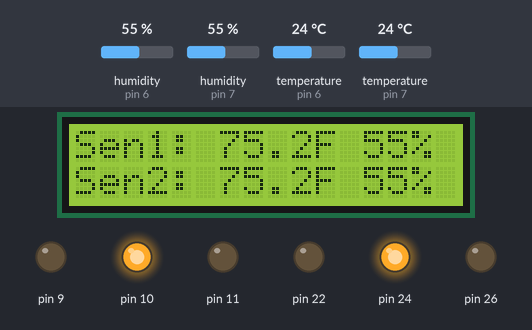
The sketch below on a simulated Arduino Mega 2560, built with avr-gcc and run on an emulated ATmega2560. Parts: 16×2 character LCD, output pins drawn as LEDs (lit = HIGH). Inputs (shaded band) come from the test bench; at power-on: humidity (sensors on pin 6, pin 7) 55 %, temperature (sensors on pin 6, pin 7) 24 °C. What the sketch prints to the serial monitor is not drawn.

Above: at 1.2 s.
1.3 s: humidity (sensor on pin 6) set to 41 %
At 3.7 s:
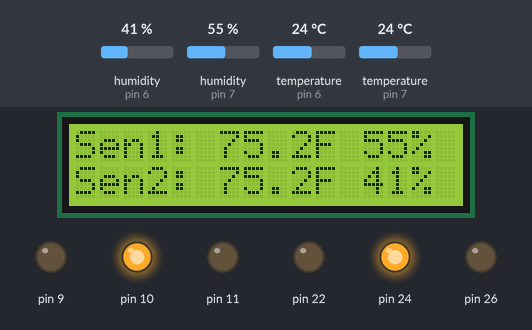
4.0 s: humidity (sensor on pin 6) set to 38 %
At 5.8 s:
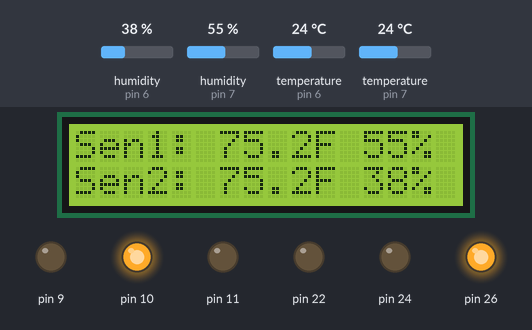
6.3 s: humidity (sensor on pin 7) set to 41 %
At 7.6 s:
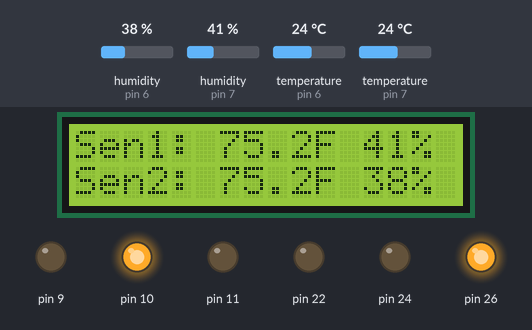
8.5 s: humidity (sensor on pin 7) set to 38 %
At 10.5 s:
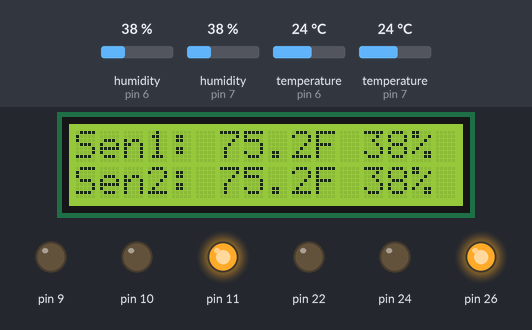
10.8 s: temperature (sensor on pin 6) set to 31 °C
At 12.7 s:
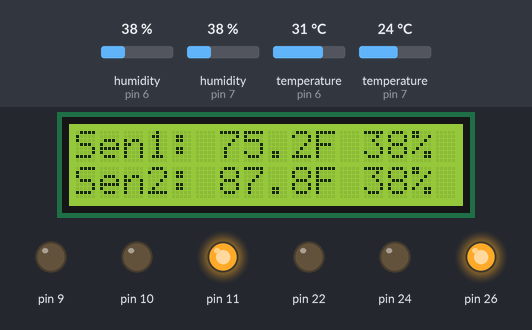
13.2 s: temperature (sensor on pin 6) set to 34 °C
At 14.7 s:
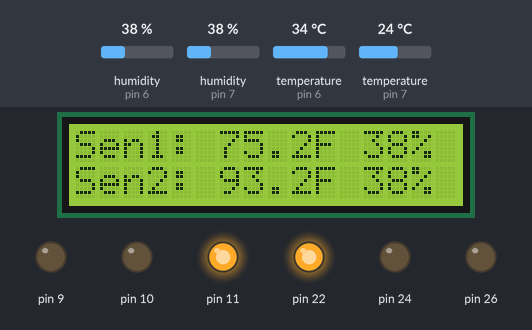
Timing chart, 0 to 16.2 s (numbered marks = the images above; inputs shaded):
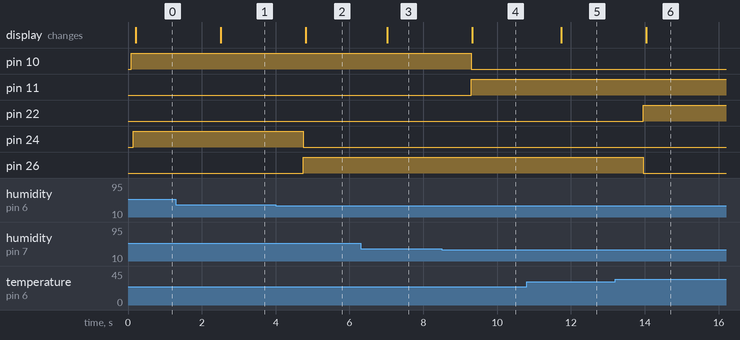

The sketch:

kampost-boss.ino
```cpp
  #include <dht.h>
  #include <elapsedMillis.h>
  #include <LiquidCrystal.h>
  #define DHT11_Internal 7
  #define DHT11_External 6


  // Temp Sensor
  dht DHT;

  // Timer
  elapsedMillis timeElapsed;
  int minuitesElapsed;
  int secondsElapsed;
  LiquidCrystal lcd(13,12,2,3,4,5);

  void setup(){
    lcd.begin(16,2);
    pinMode(9, OUTPUT);
    pinMode(10, OUTPUT);
    pinMode(11, OUTPUT);
    pinMode(22, OUTPUT);
    pinMode(24, OUTPUT);
    pinMode(26, OUTPUT);
    Serial.begin(9600);
  }

  void printTime() {
    minuitesElapsed = (int) (timeElapsed * 0.001) / 60;
    secondsElapsed = (int) (timeElapsed * 0.001);
    Serial.print("Time = ");
    Serial.print(minuitesElapsed);
    Serial.print("m - ");
    Serial.print(secondsElapsed % 60);
    Serial.print("s");
    Serial.println();
  }

  void printInternalTemp() {
    Serial.println("=============================================");
    int chk = DHT.read11(DHT11_Internal);

    // Temp
    Serial.print("Internal Temp = ");
    double temp = DHT.temperature * 1.8 + 32;
    int hui = DHT.humidity;
    if(temp > 90 || hui > 75){
      digitalWrite(9,HIGH);
      digitalWrite(10,LOW);
      digitalWrite(11,LOW);
    }
    else if(temp < 60 || hui < 40){
      digitalWrite(9,LOW);
      digitalWrite(10,LOW);
      digitalWrite(11,HIGH);
    }
    else{
      digitalWrite(9,LOW);
      digitalWrite(10,HIGH);
      digitalWrite(11,LOW);
    }
    String tempStr = String((temp), 1);
    Serial.print(tempStr);
    Serial.println(" °F");


    // Humidity
    Serial.print("Internal Humi = ");
    Serial.print(hui);
    Serial.println(" %");

    // prints on the lcd
    lcd.setCursor(0,0);
    lcd.print("Sen1: ");
    lcd.print(tempStr);
    lcd.print("F ");
    lcd.print(hui);
    lcd.print("%");

    if (timeElapsed % 60000 == 0) {

    }


    if (timeElapsed >= 3600000) {
      timeElapsed = 0;
    }
  }

  void printExternalTemp() {
    int chk = DHT.read11(DHT11_External);
    int chui = DHT.humidity;
    // Temp
    Serial.print("External Temp = ");
    double temp = DHT.temperature * 1.8 + 32;
    if(temp > 90 || chui > 75){
      digitalWrite(22,HIGH);
      digitalWrite(24,LOW);
      digitalWrite(26,LOW);
    }
    else if(temp < 60 || chui < 40){
      digitalWrite(22,LOW);
      digitalWrite(24,LOW);
      digitalWrite(26,HIGH);
    }
    else{
      digitalWrite(22,LOW);
      digitalWrite(24,HIGH);
      digitalWrite(26,LOW);
    }
    String tempStr = String((temp), 1);
    Serial.print(tempStr);
    Serial.println(" °F");


    // Humidity
    Serial.print("External Humi = ");
    Serial.print(chui);
    Serial.println(" %");

    Serial.println("=============================================");
    Serial.println();

    // prints on the lcd
    lcd.setCursor(0,1);
    lcd.print("Sen2: ");
    lcd.print(tempStr);
    lcd.print("F ");
    lcd.print(chui);
    lcd.print("%");

    if (timeElapsed % 60000 == 0) {

    }


    if (timeElapsed >= 3600000) {
      timeElapsed = 0;
    }
  }

  void loop()
  {
    printTime();
    printInternalTemp();
    printExternalTemp();
    delay(1000);

  }
```

Measured:
- the behaviour switches between 40 and 39 % on humidity (sensor on pin 6) (found by bisection; images 1 and 2)
- the behaviour switches between 40 and 39 % on humidity (sensor on pin 7) (found by bisection; images 3 and 4)
- the behaviour switches between 32 and 33 °C on temperature (sensor on pin 6) (found by bisection; images 5 and 6)
- after the input at 1.3 s, the display: changes after 1.2 s (image 1)
- after the input at 4.0 s, pin 24: HIGH → LOW after 0.74 s; pin 26: LOW → HIGH after 0.74 s; the display: changes after 0.82 s (image 2)
- after the input at 6.3 s, the display: changes after 0.72 s (image 3)
- after the input at 8.5 s, pin 10: HIGH → LOW after 0.80 s; pin 11: LOW → HIGH after 0.80 s; the display: changes after 0.83 s (image 4)
- after the input at 10.8 s, the display: changes after 0.93 s (image 5)
- after the input at 13.2 s, pin 22: LOW → HIGH after 0.76 s; pin 26: HIGH → LOW after 0.76 s; the display: changes after 0.84 s (image 6)
